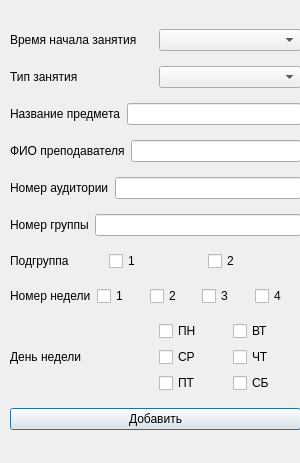
<?xml version="1.0" encoding="UTF-8"?>
<ui version="4.0">
 <class>AddSheddule</class>
 <widget class="QDialog" name="AddSheddule">
  <property name="geometry">
   <rect>
    <x>0</x>
    <y>0</y>
    <width>300</width>
    <height>463</height>
   </rect>
  </property>
  <property name="windowTitle">
   <string>Dialog</string>
  </property>
  <widget class="QWidget" name="layoutWidget">
   <property name="geometry">
    <rect>
     <x>10</x>
     <y>20</y>
     <width>291</width>
     <height>425</height>
    </rect>
   </property>
   <layout class="QVBoxLayout" name="verticalLayout">
    <item>
     <layout class="QHBoxLayout" name="horizontalLayout_3">
      <item>
       <widget class="QLabel" name="label_3">
        <property name="text">
         <string>Время начала занятия</string>
        </property>
       </widget>
      </item>
      <item>
       <widget class="QComboBox" name="timeClass"/>
      </item>
     </layout>
    </item>
    <item>
     <layout class="QHBoxLayout" name="horizontalLayout_4">
      <item>
       <widget class="QLabel" name="label_4">
        <property name="text">
         <string>Тип занятия</string>
        </property>
       </widget>
      </item>
      <item>
       <widget class="QComboBox" name="typeClass"/>
      </item>
     </layout>
    </item>
    <item>
     <layout class="QHBoxLayout" name="horizontalLayout">
      <item>
       <widget class="QLabel" name="label">
        <property name="text">
         <string>Название предмета</string>
        </property>
       </widget>
      </item>
      <item>
       <widget class="QLineEdit" name="nameItem"/>
      </item>
     </layout>
    </item>
    <item>
     <layout class="QHBoxLayout" name="horizontalLayout_5">
      <item>
       <widget class="QLabel" name="label_5">
        <property name="text">
         <string>ФИО преподавателя</string>
        </property>
       </widget>
      </item>
      <item>
       <widget class="QLineEdit" name="nameTeacher"/>
      </item>
     </layout>
    </item>
    <item>
     <layout class="QHBoxLayout" name="horizontalLayout_6">
      <item>
       <widget class="QLabel" name="label_6">
        <property name="text">
         <string>Номер аудитории</string>
        </property>
       </widget>
      </item>
      <item>
       <widget class="QLineEdit" name="numberAuditory"/>
      </item>
     </layout>
    </item>
    <item>
     <layout class="QHBoxLayout" name="horizontalLayout_7">
      <item>
       <widget class="QLabel" name="label_7">
        <property name="text">
         <string>Номер группы</string>
        </property>
       </widget>
      </item>
      <item>
       <widget class="QLineEdit" name="numberGroup"/>
      </item>
     </layout>
    </item>
    <item>
     <layout class="QHBoxLayout" name="horizontalLayout_8">
      <item>
       <widget class="QLabel" name="label_8">
        <property name="text">
         <string>Подгруппа</string>
        </property>
       </widget>
      </item>
      <item>
       <widget class="QCheckBox" name="secondGroup1">
        <property name="text">
         <string>1</string>
        </property>
       </widget>
      </item>
      <item>
       <widget class="QCheckBox" name="secondGroup2">
        <property name="text">
         <string>2</string>
        </property>
       </widget>
      </item>
     </layout>
    </item>
    <item>
     <layout class="QHBoxLayout" name="horizontalLayout_9">
      <item>
       <widget class="QLabel" name="label_9">
        <property name="text">
         <string>Номер недели</string>
        </property>
       </widget>
      </item>
      <item>
       <widget class="QCheckBox" name="week1">
        <property name="text">
         <string>1</string>
        </property>
       </widget>
      </item>
      <item>
       <widget class="QCheckBox" name="week2">
        <property name="text">
         <string>2</string>
        </property>
       </widget>
      </item>
      <item>
       <widget class="QCheckBox" name="week3">
        <property name="text">
         <string>3</string>
        </property>
       </widget>
      </item>
      <item>
       <widget class="QCheckBox" name="week4">
        <property name="text">
         <string>4</string>
        </property>
       </widget>
      </item>
     </layout>
    </item>
    <item>
     <layout class="QHBoxLayout" name="horizontalLayout_10">
      <item>
       <widget class="QLabel" name="label_10">
        <property name="text">
         <string>День недели</string>
        </property>
       </widget>
      </item>
      <item>
       <layout class="QGridLayout" name="gridLayout">
        <item row="1" column="2">
         <widget class="QCheckBox" name="wednesday">
          <property name="text">
           <string>СР</string>
          </property>
         </widget>
        </item>
        <item row="2" column="2">
         <widget class="QCheckBox" name="friday">
          <property name="text">
           <string>ПТ</string>
          </property>
         </widget>
        </item>
        <item row="0" column="2">
         <widget class="QCheckBox" name="monday">
          <property name="text">
           <string>ПН</string>
          </property>
         </widget>
        </item>
        <item row="0" column="3">
         <widget class="QCheckBox" name="tuesday">
          <property name="text">
           <string>ВТ</string>
          </property>
         </widget>
        </item>
        <item row="2" column="3">
         <widget class="QCheckBox" name="saturday">
          <property name="text">
           <string>СБ</string>
          </property>
         </widget>
        </item>
        <item row="1" column="3">
         <widget class="QCheckBox" name="thursday">
          <property name="text">
           <string>ЧТ</string>
          </property>
         </widget>
        </item>
       </layout>
      </item>
     </layout>
    </item>
    <item>
     <widget class="QPushButton" name="enter">
      <property name="text">
       <string>Добавить</string>
      </property>
     </widget>
    </item>
   </layout>
  </widget>
 </widget>
 <resources/>
 <connections/>
</ui>
